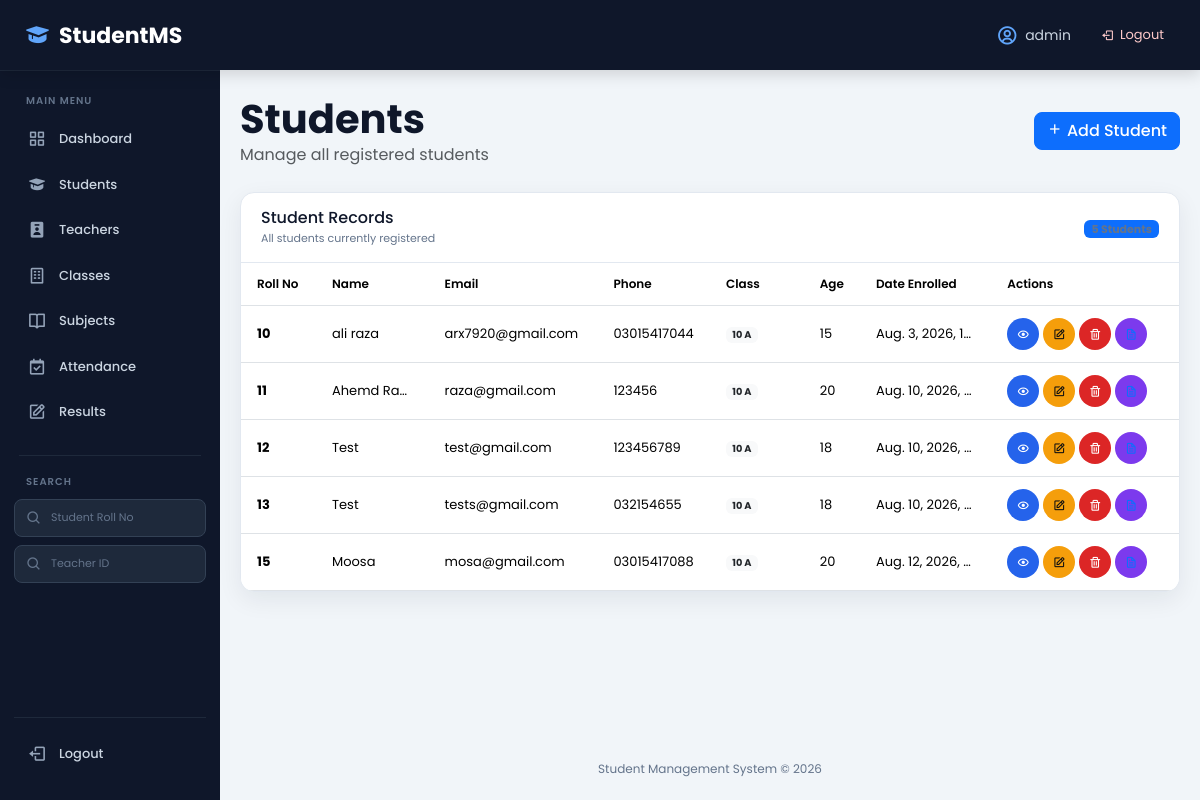
The app's page /students/ (signed in) with its own data.
### my_app/models.py (models this page shows, shortened)
class Students(models.Model):
    roll_no=models.IntegerField(blank=False,unique=True)
    name=models.CharField(max_length=100,blank=False)
    email=models.EmailField(max_length=200,blank=False,unique=True)
    phone=models.CharField(max_length=15,blank=False,unique=True)
    user=models.OneToOneField(
          User,on_delete=models.PROTECT,blank=True,null=True
    )
    school_class = models.ForeignKey(
        SchoolClass,
        on_delete=models.PROTECT,
         null=True,
         blank=True
    )
    age=models.PositiveIntegerField(blank=False)
    create_at=models.DateTimeField(max_length=100,auto_now_add=True)

class SchoolClass(models.Model):
     school_class=models.CharField( max_length=5)
     section=models.CharField( max_length=5)
     room_no=models.CharField( max_length=10)
     def __str__(self):
      return f"{self.school_class} {self.section}"

### my_app/views/student_views.py (the view)
# urls.py: path('students/', student_views.student_list,name='list_student'),
@login_required
def student_list(request):
    if not request.user.has_perm("my_app.view_students"):
        raise PermissionDenied
    data=Students.objects.all()
    context={
        'data':data
    }
    if data.exists():
        return render(request,'students/student_list.html',context)
    else:
        context={
        'message':"NO Student Found Add A student"}
        return render(request,'students/student_list.html',context)

### my_app/templates/students/student_list.html (shortened to what this page needs)
{% extends "base.html" %}
{% block content %}
<div class="page-section">
    <div class="page-title">
        <div>
            <h1>
                Students
            </h1>
            <p class="text-muted mb-0">
                Manage all registered students
            </p>
        </div>
        <a
            href="{% url 'add_student' %}"
            class="btn btn-primary"
        >
            <i class='bx bx-plus'></i>
            Add Student
        </a>
    </div>
    <div class="dashboard-panel">
        <div class="panel-header">
            <div>
                <h3>
                    Student Records
                </h3>
                <span>
                    All students currently registered
                </span>
            </div>
            <span class="badge bg-primary">
            </span>
        </div>
        <div class="dashboard-table">
            <table class="table table-hover align-middle mb-0">
                <thead>
                    <tr>
                        <th>
                            Roll No
                        </th>
                        <th>
                            Name
                        </th>
                        <th>
                            Email
                        </th>
                        <th>
                            Phone
                        </th>
                        <th>
                            Class
                        </th>
                        <th>
                            Age
                        </th>
                        <th>
                            Date Enrolled
                        </th>
                        <th>
                            Actions
                        </th>
                    </tr>
                </thead>
                <tbody>
                    {% for x in data %}
                    <tr>
                        <td>
                            <strong>
                                {{ x.roll_no }}
                            </strong>
                        </td>
                        <td>
                            {{ x.name }}
                        </td>
                        <td>
                            {{ x.email }}
                        </td>
                        <td>
                            {{ x.phone }}
                        </td>
                        <td>
                            <span class="badge bg-light text-dark">
                                {{ x.school_class }}
                            </span>
                        </td>
                        <td>
                            {{ x.age }}
                        </td>
                        <td>
                            {{ x.create_at }}
                        </td>
                        <td>
                            <div class="action-buttons">
                                <a
                                    href="{% url 'student_detail' x.roll_no %}"
                                    class="action-btn view-btn"
                                    title="View Student"
                                >
                                    <i class='bx bx-show'></i>
                                </a>
                                <a
                                    href="{% url 'update_detail' x.roll_no %}"
                                    class="action-btn edit-btn"
                                    title="Update Student"
                                >
                                    <i class='bx bx-edit'></i>
                                </a>
                                <a
                                    href="{% url 'delete_detail' x.roll_no %}"
                                    class="action-btn delete-btn"
                                    title="Delete Student"
                                >
                                    <i class='bx bx-trash'></i>
                                </a>
                                <a
                                    href="{% url 'report_card' x.id %}"
                                    class="action-btn"
                                    style="background:#7c3aed;"
                                    title="Report Card"
                                >
                                    <i class='bx bx-file'></i>
                                </a>
                            </div>
                        </td>
                    </tr>
                    {% endfor %}
                </tbody>
            </table>
        </div>
    </div>
</div>
{% endblock %}

### my_app/templates/base.html (shortened to what this page needs)
{% load static %}
<!DOCTYPE html>
<html lang="en">
<head>
    <link
        href="https://cdn.jsdelivr.net/npm/bootstrap@5.3.8/dist/css/bootstrap.min.css"
        rel="stylesheet"
    >
    <link
        href="https://unpkg.com/boxicons@2.1.4/css/boxicons.min.css"
        rel="stylesheet"
    >
    <link
        rel="stylesheet"
        href="{% static 'css/style.css' %}"
    >
</head>
<body>
<nav class="top-navbar">
    <div class="top-navbar-left">
        <a
            href="{% url 'home' %}"
            class="brand"
        >
            <i class='bx bxs-graduation'></i>
            <span>StudentMS</span>
        </a>
    </div>
    <div class="top-navbar-right">
        {% if user.is_authenticated %}
        <div class="top-user">
            <i class='bx bx-user-circle'></i>
            <span>
                {{ user.username }}
            </span>
        </div>
        <a
            href="{% url 'logout' %}"
            class="logout-btn"
        >
            <i class='bx bx-log-out'></i>
            <span>Logout</span>
        </a>
        {% endif %}
    </div>
</nav>
<aside
    class="sidebar"
    id="sidebar"
>
    <div class="sidebar-title">
        <span>MAIN MENU</span>
    </div>
{% if user.is_superuser %}
<a href="{% url 'admin_dashboard' %}" class="sidebar-link">
    <i class='bx bx-grid-alt'></i>
    <span>Dashboard</span>
</a>
{% elif user.students %}
<a href="{% url 'student_dashboard' %}" class="sidebar-link">
    <i class='bx bx-grid-alt'></i>
    <span>Dashboard</span>
</a>
{% elif user.teachers %}
<a href="{% url 'teacher_dashboard' %}" class="sidebar-link">
    <i class='bx bx-grid-alt'></i>
    <span>Dashboard</span>
</a>
{% elif user.parents %}
<a href="{% url 'parent_dashboard' %}" class="sidebar-link">
    <i class='bx bx-grid-alt'></i>
    <span>Dashboard</span>
</a>
{% else %}
<a href="{% url 'dashboard' %}" class="sidebar-link">
    <i class='bx bx-grid-alt'></i>
    <span>Dashboard</span>
</a>
{% endif %}
    {% if perms.my_app.view_students %}
    <a
        href="{% url 'list_student' %}"
        class="sidebar-link"
    >
        <i class='bx bxs-graduation'></i>
        <span>Students</span>
    </a>
    {% endif %}
    {% if perms.my_app.view_teachers %}
    <a
        href="{% url 'view_teachers' %}"
        class="sidebar-link"
    >
        <i class='bx bxs-user-badge'></i>
        <span>Teachers</span>
    </a>
    {% endif %}
    {% if perms.my_app.view_schoolclass %}
    <a
        href="{% url 'view_class' %}"
        class="sidebar-link"
    >
        <i class='bx bx-building'></i>
        <span>Classes</span>
    </a>
    {% endif %}
    {% if perms.my_app.view_subjects %}
    <a
        href="{% url 'view_subject' %}"
        class="sidebar-link"
    >
        <i class='bx bx-book-open'></i>
        <span>Subjects</span>
    </a>
    {% endif %}
    {% if perms.my_app.view_attendence %}
    <a
        href="{% url 'view_attend' %}"
        class="sidebar-link"
    >
        <i class='bx bx-calendar-check'></i>
        <span>Attendance</span>
    </a>
    {% endif %}
    {% if perms.my_app.view_marks %}
    <a
        href="{% url 'view_marks' %}"
        class="sidebar-link"
    >
        <i class='bx bx-edit'></i>
        <span>Results</span>
    </a>
    {% endif %}
    <div class="sidebar-divider"></div>
    {% if perms.my_app.view_students and perms.my_app.view_teachers %}
    <div class="sidebar-title">
        <span>SEARCH</span>
    </div>
    <form
        action="{% url 'search' %}"
        method="GET"
        class="sidebar-search"
    >
        <div class="search-wrapper">
            <i class='bx bx-search'></i>
            <input
                type="search"
                name="search"
                placeholder="Student Roll No"
            >
        </div>
    </form>
    <form
        action="{% url 'search_teacher' %}"
        method="GET"
        class="sidebar-search"
    >
        <div class="search-wrapper">
            <i class='bx bx-search'></i>
            <input
                type="search"
                name="search"
                placeholder="Teacher ID"
            >
        </div>
    </form>
    {% endif %}
    <div class="sidebar-bottom">
        {% if user.is_authenticated %}
        <a
            href="{% url 'logout' %}"
            class="sidebar-link logout-link"
        >
            <i class='bx bx-log-out'></i>
            <span>Logout</span>
        </a>
        {% endif %}
    </div>
</aside>
<main class="main-content">
    {% block content %}
    {% endblock %}
    <footer class="footer">
        <p>
            Student Management System © 2026
        </p>
    </footer>
</main>
</body>
</html>

### records on screen
Students: roll_no "10", name "ali raza", email "arx7920@gmail.com", phone "03015417044", school_class "10 A", age "15", create_at "Aug. 3, 2026, 1…"
Students: roll_no "11", name "Ahemd Raza", email "raza@gmail.com", phone "123456", school_class "10 A", age "20", create_at "Aug. 10, 2026,…"
Students: roll_no "12", name "Test", email "test@gmail.com", phone "123456789", school_class "10 A", age "18", create_at "Aug. 10, 2026,…"
Students: roll_no "13", name "Test", email "tests@gmail.com", phone "032154655", school_class "10 A", age "18", create_at "Aug. 10, 2026,…"
Students: roll_no "15", name "Moosa", email "mosa@gmail.com", phone "03015417088", school_class "10 A", age "20", create_at "Aug. 12, 2026,…"

### other values on screen
{{ user.username }} "admin"
